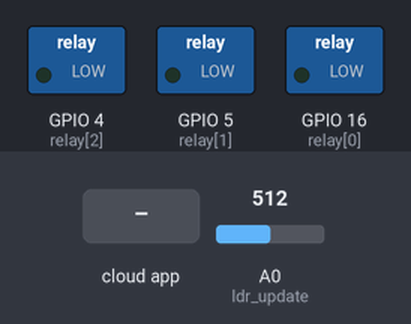
This sketch was run on a simulated ESP8266 (NodeMCU). Shown: switched loads named in the sketch (green lamp = pin HIGH). Inputs (shaded band) come from the test bench; at power-on: A0 (ldr_update) = 512. WiFi joins after 1.5 s; servers stay silent unless stated; the Firebase database answers and starts empty; what the sketch prints to the serial monitor is not drawn.

Above: at 4.4 s.
4.5 s: the phone or cloud app sets SOCK1 to ON
At 6.6 s:
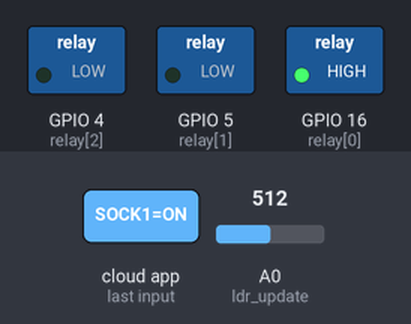
7.4 s: the phone or cloud app sets SOCK2 to ON
At 9.8 s:
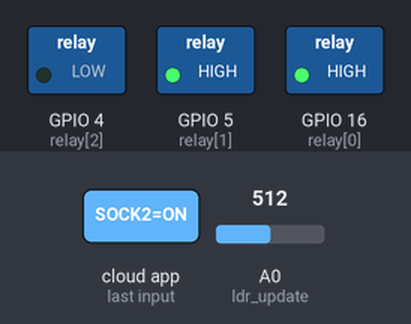
10.1 s: the phone or cloud app sets LDR to ON
At 13.2 s:
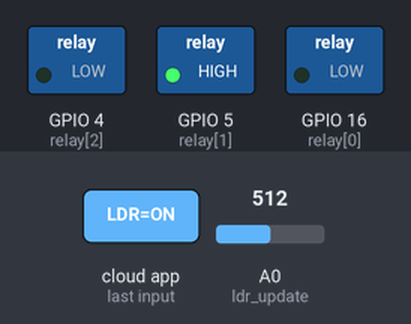
13.5 s: the phone or cloud app sets SOCK3 to ON
At 15.5 s:
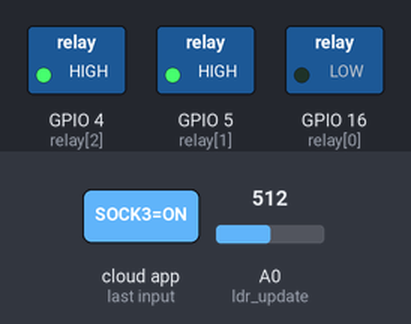
15.8 s: A0 (ldr_update) set to 0
At 18.0 s:
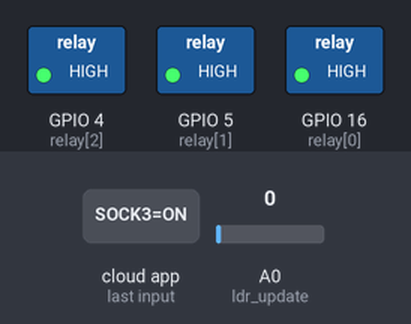
18.8 s: the phone or cloud app sets SOCK2 to OFF
At 21.5 s:
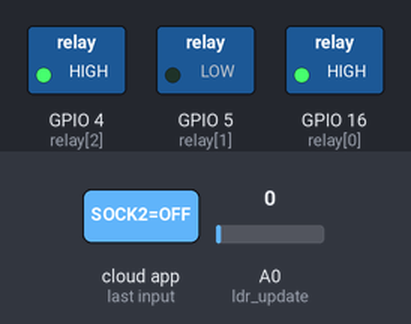
Timing chart, 0 to 22.8 s (numbered marks = the images above; inputs shaded):
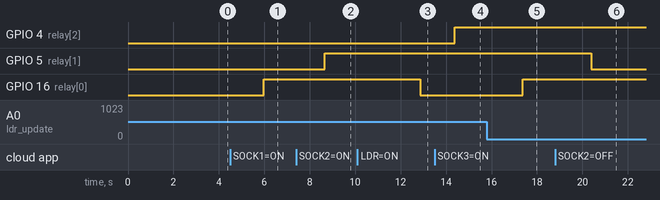

The sketch:

espcode.ino
```cpp
#include <ESP8266WiFi.h>
#include <FirebaseArduino.h>

#define FIREBASE_HOST "smartsocketsfit.firebaseio.com"              // the project name address from firebase id
#define FIREBASE_AUTH "FnFwngTm2yRI4bbDrLm0EljA2kwTy4lKGxwLaFx7"       // the secret key generated from firebase
#define WIFI_SSID "jerome"                                          //WIFI NAME
#define WIFI_PASSWORD "shambala"                                    //WIFI PASSKEY

String fireStatus = "";
int nos=3;
int relay[]={16,5,4};
String text;
int ldr_flag=0;
int ldr_init_flag=0;
float normal=0;
int state[]={0,0,0,0};
String socket[]={"SOCK1","SOCK2","SOCK3","SOCK4"};
int i;


void setup(){
  for(i=0;i<nos;i++){//INIT RELAYS
    pinMode(relay[i],OUTPUT);
  }
  Serial.begin(9600);
  delay(1000);
  WiFi.begin(WIFI_SSID, WIFI_PASSWORD);
  Serial.print("Connecting to ");
  Serial.print(WIFI_SSID);
  while (WiFi.status() != WL_CONNECTED)
  {
    Serial.print("*");
    delay(500);
  }
  Serial.println();
  Serial.print("Connected to ");
  Serial.println(WIFI_SSID);
  Serial.println("Connecting to firebase....");
  Firebase.begin(FIREBASE_HOST, FIREBASE_AUTH); // connect to firebase
  Serial.println("Connected to firebase...!");
  for(i=0;i<nos;i++){
    Firebase.setString(socket[i], "OFF");
    digitalWrite(relay[i],LOW);
  }
  Firebase.setString("LDRINIT", "OFF");
  fireStatus=Firebase.getString("LDRVAL");
  normal=fireStatus.toFloat();

}

void ldr_update(){
  int sensorValue = analogRead(A0);   // read the input on analog pin 0

  float voltage = sensorValue * (50.0 / 1023.0);   // Convert the analog reading (which goes from 0 - 1023) to a voltage (0 - 5V)

  //Serial.println(voltage);   // print out the value you read
}

void update_relays(){

  for(i=0;i<nos;i++){
    if(state[i]==1){
      digitalWrite(relay[i],HIGH);
    }
    else{
      digitalWrite(relay[i],LOW);
    }
  }

}

void update_firebase(){

  for(i=0;i<nos;i++){
    fireStatus = Firebase.getString(socket[i]);
    if (fireStatus == "ON"){
      state[i]=1;
    }
    if (fireStatus == "OFF"){
      state[i]=0;
    }
    fireStatus=Firebase.getString("LDR");
    if (fireStatus == "ON"){
      ldr_flag=1;
    }
    if (fireStatus == "OFF"){
      ldr_flag=0;
    }
    fireStatus=Firebase.getString("LDRINIT");
    if (fireStatus == "ON"){
      ldr_init_flag=1;
      ldr_initx();
    }

  }
}

void update_ldr(){
  if(ldr_flag==1){
    int sensorValue = analogRead(A0);
    float voltage = sensorValue * (50.0 / 1023.0);
    //Serial.println(voltage);
    if(voltage>normal){
      Firebase.setString("SOCK1", "OFF");
    }
    else{
      Firebase.setString("SOCK1", "ON");
    }
  }
}

void ldr_initx(){
  while(ldr_init_flag!=0){
    int sensorValue = analogRead(A0);
    float voltage = sensorValue * (50.0 / 1023.0);
    //Serial.println("SENDING VOLTAGE TO FIREBASE");
    //Serial.println(voltage);
    Firebase.setFloat("LDRVAL", voltage);
    fireStatus=Firebase.getString("LDRINIT");
    if (fireStatus == "OFF"){
      ldr_init_flag=0;
      normal=voltage+1;
    }
  }
}


void loop(){
  //Serial.println("Updating from firebase...");
  update_firebase();
  //Serial.println("Updating the relays...");
  update_relays();
  //Serial.println("Updating the LDR...");
  update_ldr();


}
```

Measured:
- after the input at 4.5 s, GPIO 16 (relay[0]): LOW → HIGH after 1.5 s
- after the input at 7.4 s, GPIO 5 (relay[1]): LOW → HIGH after 1.3 s
- after the input at 10.1 s, GPIO 16 (relay[0]): HIGH → LOW after 2.8 s
- after the input at 13.5 s, GPIO 4 (relay[2]): LOW → HIGH after 0.87 s
- after the input at 15.8 s, GPIO 16 (relay[0]): LOW → HIGH after 1.6 s
- after the input at 18.8 s, GPIO 5 (relay[1]): HIGH → LOW after 1.6 s
